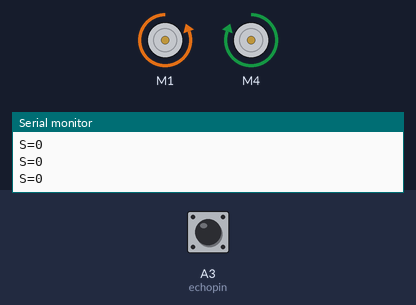
The sketch below on a simulated Arduino Uno, built with avr-gcc and run on an emulated ATmega328P. Parts: 2 × DC motor (green arrow = forward, orange = backward, longer = faster), the last lines printed to the serial monitor. The test bench sets the inputs (shaded band); at power-on: A3 (echopin) LOW.

Above: at 10.8 s.
10.9 s: A3 (echopin) pulsed HIGH 2 times (0.12 s each, 0.3 s apart)
At 11.9 s:
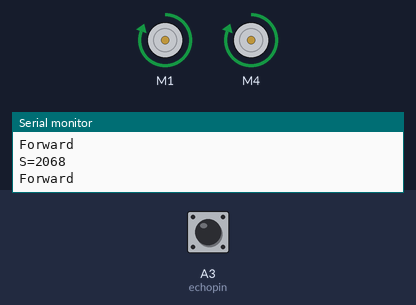
At 12.8 s:
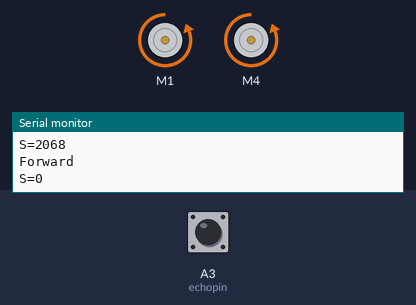
Timing chart, 0 to 20.4 s (numbered marks = the images above; inputs shaded):
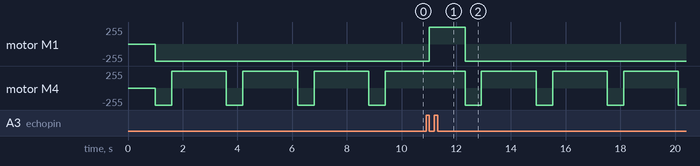

Measured:
- after the input at 10.9 s, motor M1: backward 255/255 → forward 255/255 after 0.12 s, → backward 255/255 1.3 s later
- by itself, motor M4: alternates forward 255/255 for 2.0 s and backward 255/255 for 0.60 s

The sketch:

Obstacle_Avoiding_code_without_servo.ino
```cpp
#include "AFMotor.h"

#define echopin A3 // echo pin  --- Change these two numbers to respective numbers those are connected in Arduino.
#define trigpin A4 // Trigger pin


AF_DCMotor motor1(1, MOTOR12_64KHZ); // create motor object, 64KHz pwm
AF_DCMotor motor2(4, MOTOR12_64KHZ); // create motor object, 64KHz pwm


int distance;
long duration;

int set = 20;

void setup() {
  Serial.begin(9600);           // Initialize serial port
  Serial.println("Start");

  pinMode (trigpin, OUTPUT);
  pinMode (echopin, INPUT );

  motor1.setSpeed(255);          // set the motor speed to 0-255
  motor2.setSpeed(255);

}

void loop() {
 distance = data();
 Serial.print("S=");
 Serial.println(distance);
  if (distance > set){
    Serial.println("Forward");
    motor1.run(FORWARD);         // turn it on going forward
    motor2.run(FORWARD);
    }
  else{
     motor1.run(BACKWARD);   // turn it on going left
     motor2.run(BACKWARD);
     delay(600);
     motor1.run(BACKWARD);   // turn it on going left
     motor2.run(FORWARD);
     delay(1000);
   }
}


long data(){
  digitalWrite(trigpin, LOW);
  delayMicroseconds(2);
  digitalWrite(trigpin, HIGH);
  delayMicroseconds(10);
  duration = pulseIn (echopin, HIGH);
  return duration / 29 / 2;
}
```
